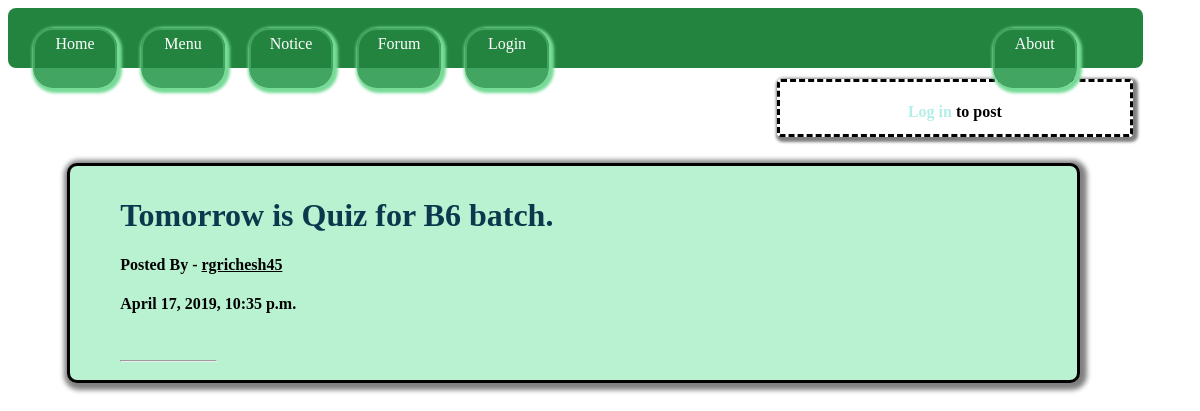
/home/, run on the app's committed database.
### users/models.py (models this page shows, shortened)
class NoticeBoard(models.Model):
	author = models.ForeignKey(User, on_delete=models.CASCADE)
	title = models.CharField(max_length=100,unique = True)
	notice = models.TextField(max_length=1000,default='',unique = True)
	date = models.DateTimeField(default = timezone.now)
	url = models.URLField(max_length=100,blank = True)
	docs = models.FileField(upload_to='docs',blank=True)

### users/views.py (the view)
# urls.py: path('home/',index_list.as_view(),name='home'),
class index_list(ListView):
	model = NoticeBoard
	template_name = 'users/index.html'
	context_object_name = 'data'
	ordering = ['-date']

### users/templates/users/index.html (shortened to what this page needs)
{% extends 'users/nav.html' %}
{% block logbox %}
	{% if user.is_authenticated %}
		<h4>Welcome, {{ request.user }} </h4>
	{% else %}
		<h4><a href="{% url 'login' %}" id="log">Log in</a> to post</h4>
	{% endif %}
{% endblock logbox %}
{% block content %}
	{% if data %}
		{% for datas in data %}
			<a id="title" href="{% url 'notice_detail' datas.id %}"><h1>{{ datas.title }}</h1></a>
			<h4 id="author">Posted By - <u>{{ datas.author }}</u></h4>
			<h4>{{ datas.date }}</h4> <br /><hr >
		{% endfor %}
	{% else %}
		<h1>Nothing to show </h1>
	{% endif %}
{% endblock content %}

### users/templates/users/nav.html (style rules this page uses)
hr { width:10%; margin-left:0px; color:#bf07ac; }
a#log { text-decoration: none; color:#b3efe6; }
a#title { text-decoration:none; color:rgb(12,56,77); }

### data on the page
NoticeBoard: title "Tomorrow is Quiz for B6 batch.", author "rgrichesh45", date "April 17, 2019, 10:35 p.m."
